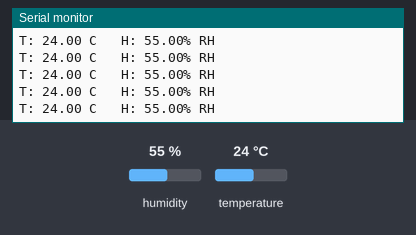
This sketch was run on a simulated Arduino Uno, built with avr-gcc and run on an emulated ATmega328P. Shown: the last lines printed to the serial monitor. The test bench sets the inputs (shaded band); at power-on: humidity 55 %, temperature 24 °C.

Above: at 1.2 s.
1.3 s: humidity set to 22 %
At 1.33 s:
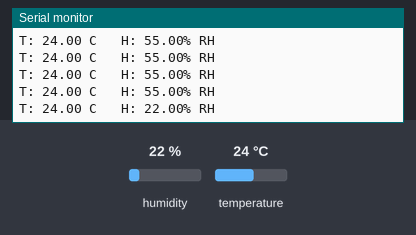
2.8 s: temperature set to 12 °C
At 2.8 s:
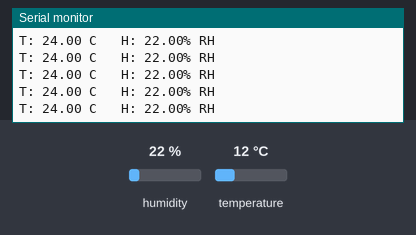
4.3 s: humidity set to 40 %
At 4.34 s:
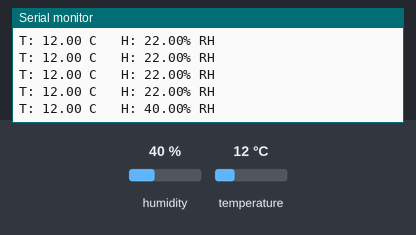
Timing chart, 0 to 7.3 s (numbered marks = the images above; inputs shaded):
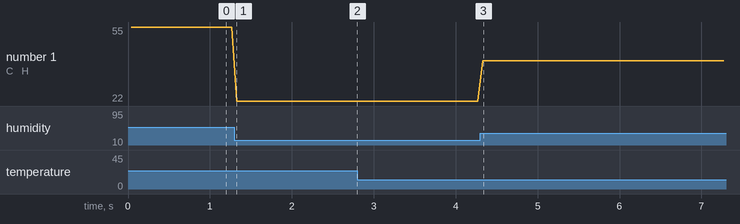

Measured:
- after the input at 1.3 s, the serial monitor: prints a new line at once (image 1)
- after the input at 4.3 s, the serial monitor: prints a new line at once (image 3)
- plotted number 1: 55 → 22 after the input at 1.3 s, 22 → 40 after the input at 4.3 s

The sketch:

temp_hum.ino
```cpp
#include <Wire.h>
#include <AHT20.h>

AHT20 aht20;

void setup()
{
  Serial.begin(115200);
  Serial.println("AHT20 example");

  Wire.begin();

  if (aht20.begin() == false)
  {
    Serial.println("AHT20 not detected. Please check wiring. Freezing.");
    while(true);
  }
}

void loop()
{
  float temperature = aht20.getTemperature();
  float humidity = aht20.getHumidity();

  Serial.print("T: ");
  Serial.print(temperature, 2);
  Serial.print(" C\t H: ");
  Serial.print(humidity, 2);
  Serial.println("% RH");

  delay(20);
}
```
